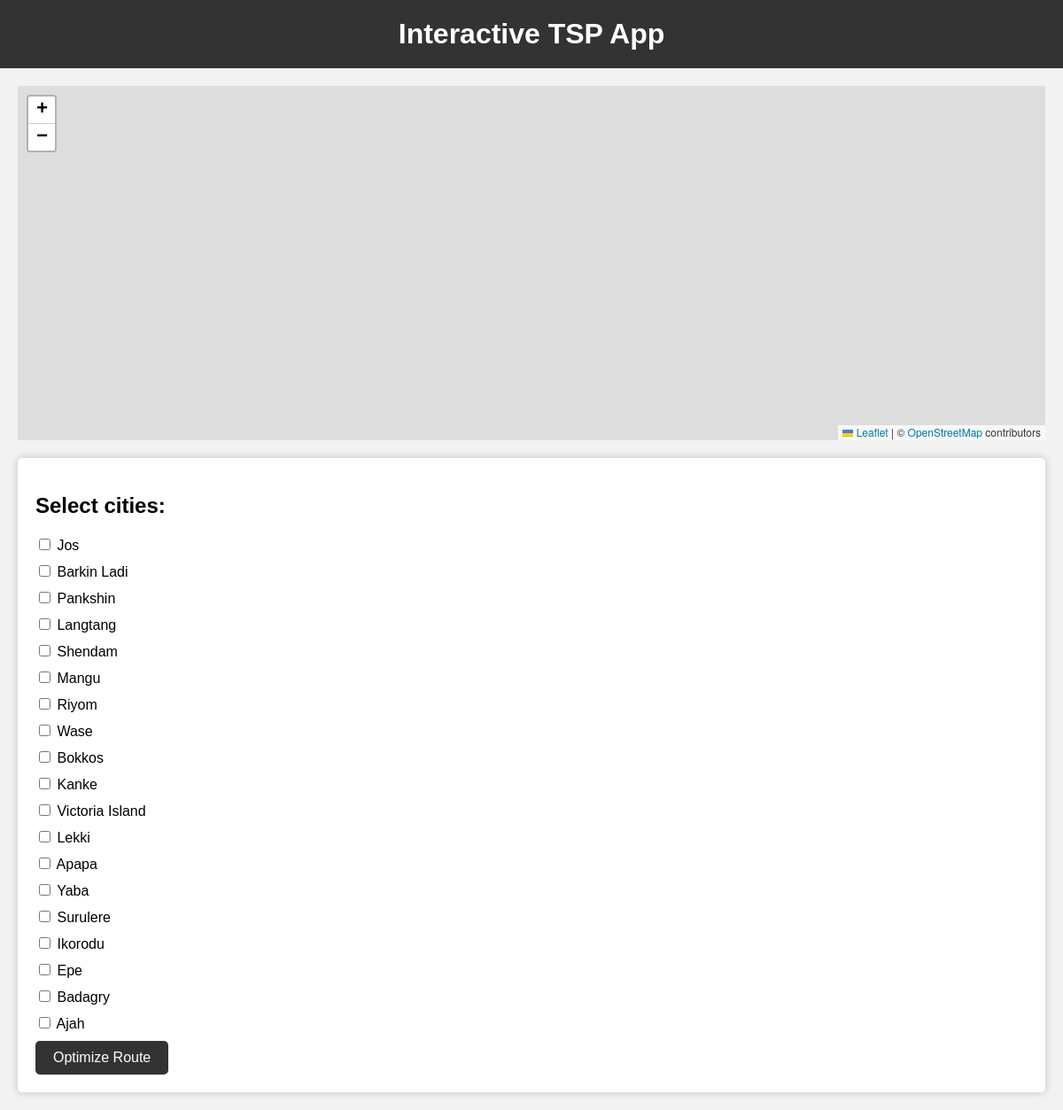
The page / on the database its author committed.
### routes/models.py (models this page shows, shortened)
class City(models.Model):
    name = models.CharField(max_length=255)
    state = models.ForeignKey(State, on_delete=models.CASCADE)
    latitude = models.FloatField()
    longitude = models.FloatField()

### routes/views.py (the view)
# urls.py: path('', views.home, name='home'),
def home(request):
    cities = City.objects.all()
    context = {'cities': cities}
    return render(request, 'home.html', context)

### routes/templates/home.html (shortened to what this page needs)
<!DOCTYPE html>
<html>
<head>
  <link rel="stylesheet" href="https://cdnjs.cloudflare.com/ajax/libs/leaflet/1.7.1/leaflet.min.css" />
</head>
<body>
  <header>
    <h1>Interactive TSP App</h1>
  </header>
  <div id="map"></div>
  <form id="city-form">
    <h2>Select cities:</h2>
    <ul>
        {% for city in cities %}
          <li>
            <input type="checkbox" name="cities" value="{{ city.id }}" id="city-{{ city.id }}">
            <label for="city-{{ city.id }}">{{ city.name }}</label>
          </li>
        {% endfor %}
    </ul>
    <button type="submit" id="optimize-button">Optimize Route</button>
  </form>
</body>
</html>

### routes/templates/home.html (style rules this page uses)
body { background-color: #f2f2f2; font-family: Arial, sans-serif; margin: 0; padding: 0; }
header { background-color: #333; color: #fff; padding: 20px; text-align: center; }
h1 { margin: 0; }
#map { height: 400px; margin: 20px; }
form { background-color: #fff; border-radius: 5px; box-shadow: 0 0 10px rgba(0, 0, 0, 0.2); margin: 20px; padding: 20px; }
ul { list-style: none; margin: 0; padding: 0; }
li { margin-bottom: 10px; }
label { cursor: pointer; }
button { background-color: #333; border: none; border-radius: 5px; color: #fff; cursor: pointer; font-size: 16px; padding: 10px 20px; }

### rows shown on the page
City: name "Jos"
City: name "Barkin Ladi"
City: name "Pankshin"
City: name "Langtang"
City: name "Shendam"
City: name "Mangu"
City: name "Riyom"
City: name "Wase"
City: name "Bokkos"
City: name "Kanke"
City: name "Victoria Island"
City: name "Lekki"
City: name "Apapa"
City: name "Yaba"
City: name "Surulere"
City: name "Ikorodu"
City: name "Epe"
City: name "Badagry"
City: name "Ajah"
